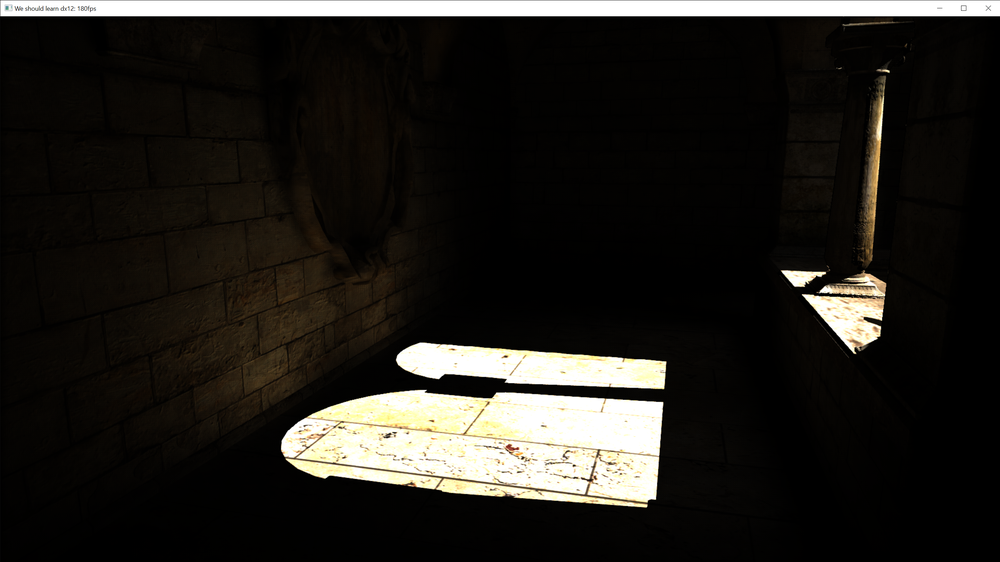
#> input picture diffuse_gi.png, 1000 x 562 px, shrunk from 2880 x 1620 before the run
$ python gi_noise_metric.py ../diffuse_gi.png
#> lines starting #> are read from the running program, lines starting #| are printed output that depends on the picture; long printed decimals are rounded
"""GI buffer noise metric for spatial-hash GI optimization A/B.

Loads an HDR dump (e.g. dumps/diffuse_gi/..._gi_diffuse_hash_cache.hdr) and
reports noise proxies. Emphasis on LOW-FREQUENCY noise (blotchiness), which is
the failure mode optimizations can introduce.

Usage: py scripts/gi_noise_metric.py <a.hdr> [b.hdr]
  - one arg : print metrics for that buffer
  - two args: print metrics for both + deltas (B - A)
"""
import sys
import numpy as np
import imageio.v2 as imageio
from scipy.ndimage import gaussian_filter


def luminance(img):
    img = np.nan_to_num(np.asarray(img, dtype=np.float64))
    if img.ndim == 2:
        return img
    return img[..., 0] * 0.2126 + img[..., 1] * 0.7152 + img[..., 2] * 0.0722
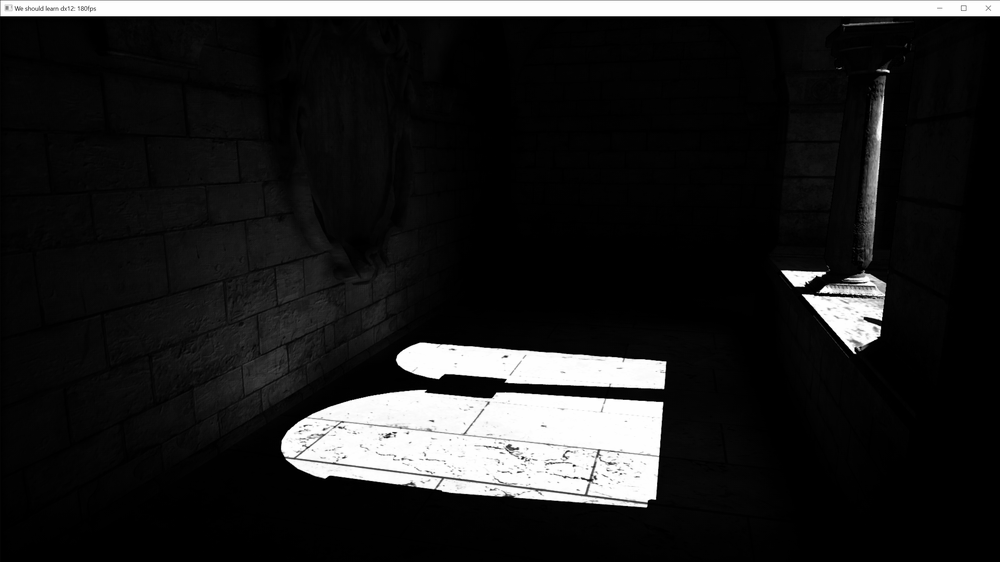
#> returned value: shape (562, 1000) float64; min 0, max 255, mean 32.4


def metrics(path):
    lum = luminance(imageio.imread(path))
    mean = float(lum.mean())
#> mean = 32.41
    # Band-pass energy at the ~4-16px scale = low-frequency "blotch" noise,
    # excluding fine grain (<2px) and true broad gradients (>16px).
    g4 = gaussian_filter(lum, 4.0)
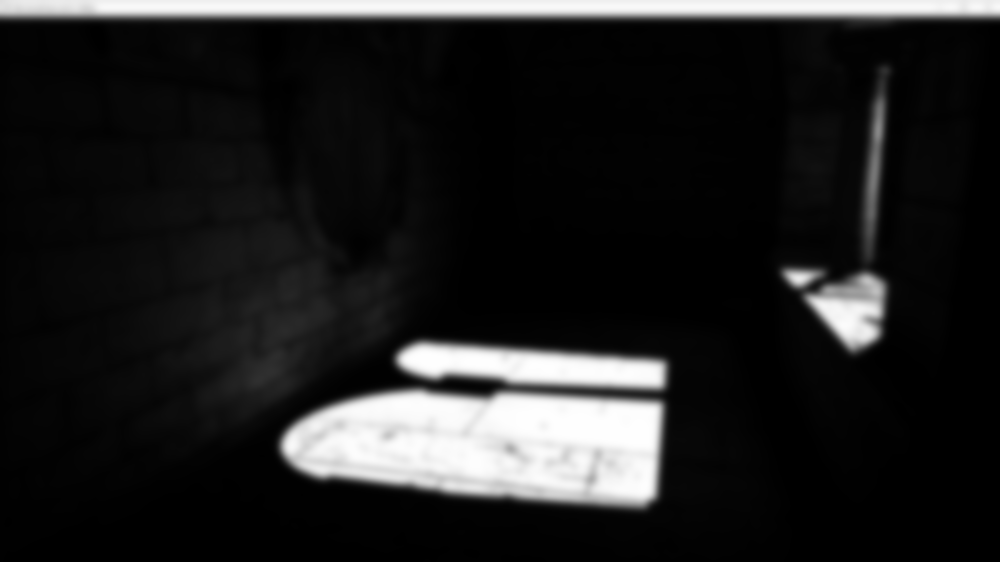
#> g4: shape (562, 1000) float64; min 0, max 254.9, mean 32.4
    g16 = gaussian_filter(lum, 16.0)
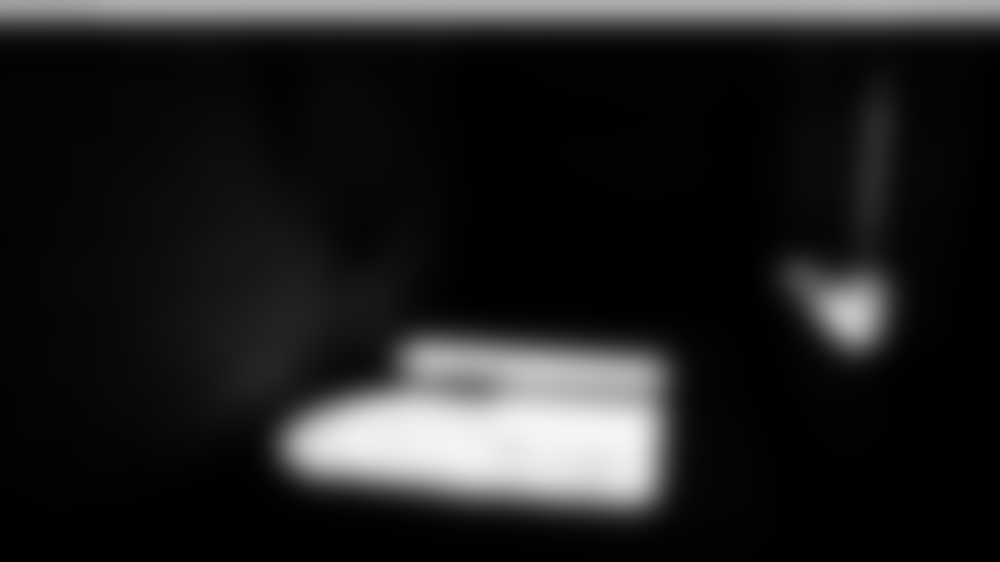
#> g16: shape (562, 1000) float64; min 0, max 245.7, mean 32.4
    lowfreq = float(np.mean(np.abs(g4 - g16)))
#> lowfreq = 11.09
    # Fine grain (high-freq).
    g2 = gaussian_filter(lum, 2.0)
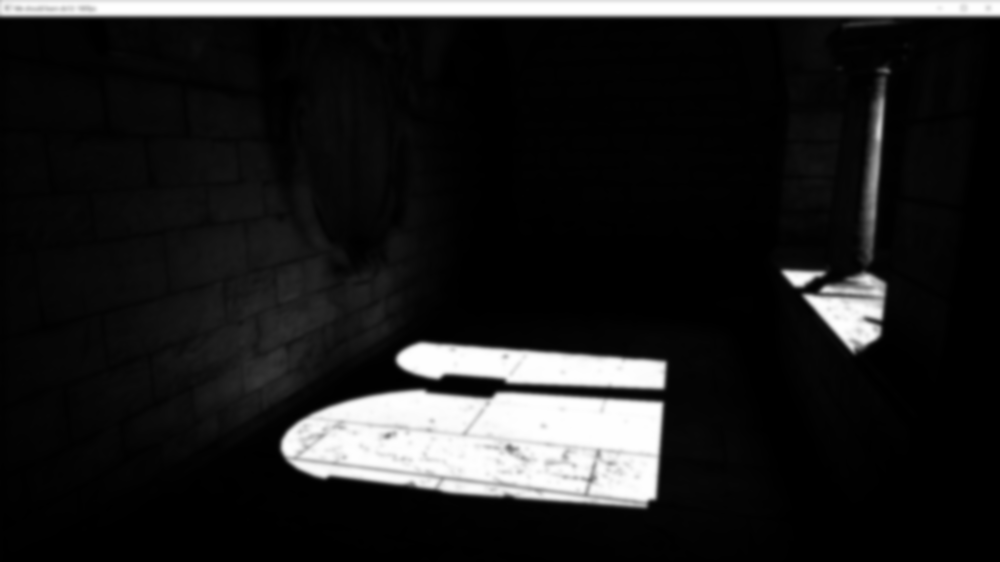
#> g2: shape (562, 1000) float64; min 0, max 255, mean 32.4
    highfreq = float(np.mean(np.abs(lum - g2)))
#> highfreq = 3.47
    denom = max(mean, 1e-4)
#> denom = 32.41
    return {
        "mean_luma": mean,
        "lowfreq_noise": lowfreq,
        "lowfreq_rel_%": 100.0 * lowfreq / denom,
        "highfreq_noise": highfreq,
        "highfreq_rel_%": 100.0 * highfreq / denom,
    }


def fmt(m):
    return (f"mean={m['mean_luma']:.4f}  lowfreq={m['lowfreq_noise']:.5f} "
            f"({m['lowfreq_rel_%']:.2f}%)  highfreq={m['highfreq_noise']:.5f} "
            f"({m['highfreq_rel_%']:.2f}%)")


def main():
    args = sys.argv[1:]
    if not args:
        print(__doc__)
        return
    a = metrics(args[0])
#> a = {'mean_luma': 32.41, 'lowfreq_noise': 11.09, 'lowfreq_rel_%': 34.2, 'highfreq_noise': 3.47, 'highfreq_rel_%': 10.72}
    print(f"A {args[0]}\n  {fmt(a)}")
#| A ../diffuse_gi.png
#|   mean=32.4090  lowfreq=11.085 (34.20%)  highfreq=3.473 (10.72%)
    if len(args) >= 2:
        b = metrics(args[1])
        print(f"B {args[1]}\n  {fmt(b)}")
        print("delta (B-A):")
        for k in a:
            print(f"  {k:16s} {b[k]-a[k]:+.5f}")


if __name__ == "__main__":
    main()
